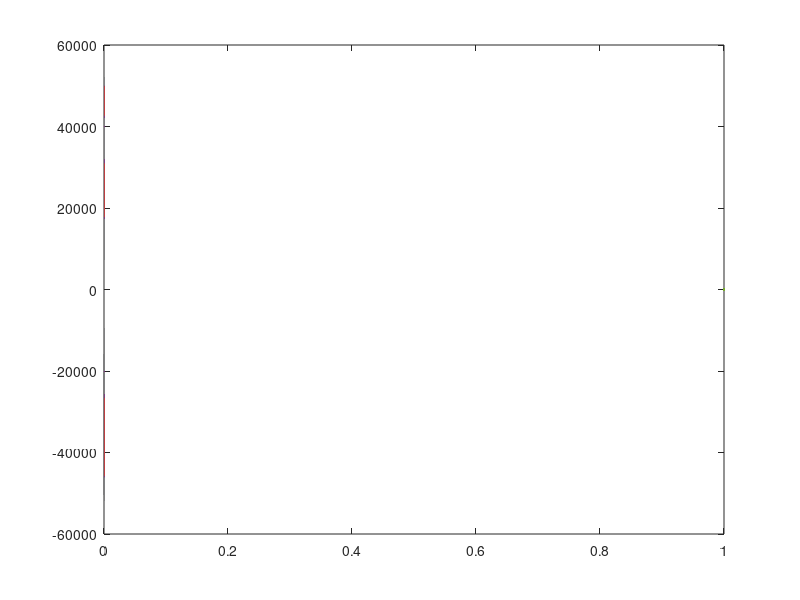

Write the MATLAB code that produced this figure.
%%Initializing paramaters:
t = linspace(0, 1/(1000), 1000000);
f = 1./t;
beta = 1000; %beta = u0m*T % 
f_drive = 1000; % 1 kHz
w_drive = 2 * pi * f_drive;
Hd = 25 * (10^(-3)); %25 mT amplitude
H_DC = 0 * (10^(-3)); % in mT
cm = 1; %concentration * magnetic moment

H_AC = Hd * cos(w_drive .*t); %pure AC field without DC offset in x 

%%This is the magnetic field applied to the sample:
H = Hd * cos(w_drive .*t) + H_DC;
H_mag = ((H_DC.^2) + (H_AC.^2)).^(0.5); %the magnitude of the field (what is actually used)
beta_H_mag = beta .* H_mag; %this is what is used in langevin function

%plot(t, H_mag);

%%This is the magnetization M(t):
M_mag = cm * coth(beta_H_mag) - 1./(beta_H_mag); 
%plot(t, M_mag);


%%This is the numerical result of dM/dt
dMdt = gradient(M_mag)./gradient(t); 
%dMdt = dMdt./max(dMdt); % to normalize
plot(t, dMdt);
hold on

%%This is the calculated dMdt by hand:
% dHacdt = -w_drive .*Hd .*sin(w_drive .*t); %The time differential of the ac component
% %dindt = (beta .* dHacdt)./H_mag; %derivative of the inner function
% 
% common_factors = cm .*dindt; %when factoring out all common factors this is what we get
% 
% dMdt_calc = common_factors .*(((csch(beta_H_mag)).^2) + (1./((beta^2).*(H_mag.^2))));
% 
% 
% %plot(t, dMdt_calc);

dM_mag_dt = cm * (-csch(beta .* sqrt(H_DC.^2 + (Hd .* cos(w_drive .* t)).^2)).^2 + 1 ./ (beta.^2 .* (H_DC.^2 + (Hd .* cos(w_drive .* t)).^2))) .* (-beta .* Hd.^2 .* w_drive .* sin(w_drive .* t) .* cos(w_drive .* t) ./ sqrt(H_DC.^2 + (Hd .* cos(w_drive .* t)).^2));

plot(t, dM_mag_dt, LineStyle="--"); % the time differential of the total magnitude of the magnetization
hold off

%%What we really want is dMzdt:
Hz_unit = H_AC ./H_mag; %the z component of the unit vector of the entire field with respect to time
Mz = cm * (coth(beta_H_mag) - 1./(beta_H_mag)) .*Hz_unit;

dMzdt_num = gradient(Mz)./ gradient(t);
plot(t, dMzdt_num);
hold on

%analytically solving, Mz = M_mag * Hz_unit in the z direction
dH_magdt = (-Hd.^2 .* w_drive .* cos(w_drive .*t) .* sin(w_drive .*t))./H_mag; %the time differential of the magnetic field's magnitude

dHzdt = -Hd .* w_drive .* sin(w_drive .*t); %the time differential of the z component of the field (d(H_AC)/dt)

dHz_unit_dt = (dHzdt .* H_mag - dH_magdt .* H_AC) ./ (H_mag .^2);

dMzdt_calc = dM_mag_dt .* Hz_unit + dHz_unit_dt .* M_mag;

plot(t, dMzdt_calc, LineWidth=1);

%%Rewriting the full expression with no intermediate variable substitutions
%%then simplifying

dMzdt_calc_full = cm * ((-csch(beta .* sqrt(H_DC.^2 + (Hd .* cos(w_drive .* t)).^2)).^2 + 1 ./ (beta.^2 .* (H_DC.^2 + (Hd .* cos(w_drive .* t)).^2))) .* ...
    (-beta .* Hd.^2 .* w_drive .* sin(w_drive .* t) .* cos(w_drive .* t) ./ sqrt(H_DC.^2 + (Hd .* cos(w_drive .* t)).^2)) .* ...
    (Hd .* cos(w_drive .* t)) ./ sqrt(H_DC.^2 + (Hd .* cos(w_drive .* t)).^2)) + ...
    ((-Hd .* w_drive .* sin(w_drive .* t) .* sqrt(H_DC.^2 + (Hd .* cos(w_drive .* t)).^2) - ...
    ((-Hd.^2 .* w_drive .* cos(w_drive .* t) .* sin(w_drive .* t)) ./ sqrt(H_DC.^2 + (Hd .* cos(w_drive .* t)).^2)) .* Hd .* cos(w_drive .* t)) ./ ...
    (H_DC.^2 + (Hd .* cos(w_drive .* t)).^2)) .* ...
    (cm * (coth(beta .* sqrt(H_DC.^2 + (Hd .* cos(w_drive .* t)).^2)) - 1 ./ (beta .* sqrt(H_DC.^2 + (Hd .* cos(w_drive .* t)).^2))));

plot(t, dMzdt_calc_full, LineWidth= 2);
 %a  = dMzdt_calc_full ./dMzdt_calc %to check if they're equal

dMzdt_calc_simplified = cm * (-csch(beta_H_mag).^2 + 1 ./ (beta_H_mag.^2)) .* ...
    (-beta .* Hd.^2 .* w_drive .* sin(w_drive .* t) .* cos(w_drive .* t) ./ H_mag) .* Hz_unit + ...
    ((-Hd .* w_drive .* sin(w_drive .* t) .* H_mag - ((-Hd.^2 .* w_drive .* cos(w_drive .* t) .* sin(w_drive .* t)) ./ H_mag) .* Hd .* cos(w_drive .* t)) ./ (H_mag .^2)) .* ...
    (cm * (coth(beta_H_mag) - 1 ./ beta_H_mag));

b = dMzdt_calc_simplified ./dMzdt_calc_full;  %to check if they're equal


